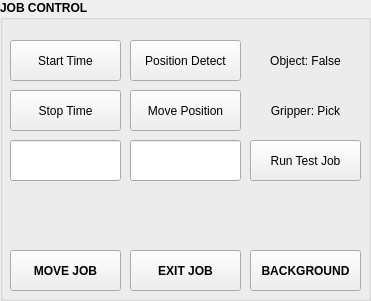
   <widget class="QGroupBox" name="gr_Job_Robot">
    <property name="geometry">
     <rect>
      <x>1110</x>
      <y>10</y>
      <width>371</width>
      <height>301</height>
     </rect>
    </property>
    <property name="font">
     <font>
      <weight>75</weight>
      <bold>true</bold>
     </font>
    </property>
    <property name="title">
     <string>JOB CONTROL</string>
    </property>
    <widget class="QPushButton" name="btn_Move_Job">
     <property name="geometry">
      <rect>
       <x>10</x>
       <y>250</y>
       <width>111</width>
       <height>41</height>
      </rect>
     </property>
     <property name="font">
      <font>
       <weight>75</weight>
       <bold>true</bold>
      </font>
     </property>
     <property name="text">
      <string>MOVE JOB</string>
     </property>
    </widget>
    <widget class="QPushButton" name="btn_Exit_Job">
     <property name="geometry">
      <rect>
       <x>130</x>
       <y>250</y>
       <width>111</width>
       <height>41</height>
      </rect>
     </property>
     <property name="font">
      <font>
       <weight>75</weight>
       <bold>true</bold>
      </font>
     </property>
     <property name="text">
      <string>EXIT JOB</string>
     </property>
    </widget>
    <widget class="QLineEdit" name="txt_dt">
     <property name="geometry">
      <rect>
       <x>10</x>
       <y>140</y>
       <width>111</width>
       <height>41</height>
      </rect>
     </property>
     <property name="font">
      <font>
       <pointsize>8</pointsize>
       <weight>75</weight>
       <bold>true</bold>
      </font>
     </property>
     <property name="alignment">
      <set>Qt::AlignCenter</set>
     </property>
    </widget>
    <widget class="QPushButton" name="btn_Start">
     <property name="geometry">
      <rect>
       <x>10</x>
       <y>40</y>
       <width>111</width>
       <height>41</height>
      </rect>
     </property>
     <property name="font">
      <font>
       <pointsize>9</pointsize>
       <weight>50</weight>
       <bold>false</bold>
      </font>
     </property>
     <property name="text">
      <string>Start Time</string>
     </property>
    </widget>
    <widget class="QPushButton" name="btn_Stop">
     <property name="geometry">
      <rect>
       <x>10</x>
       <y>90</y>
       <width>111</width>
       <height>41</height>
      </rect>
     </property>
     <property name="font">
      <font>
       <pointsize>9</pointsize>
       <weight>50</weight>
       <bold>false</bold>
      </font>
     </property>
     <property name="text">
      <string>Stop Time</string>
     </property>
    </widget>
    <widget class="QLineEdit" name="txt_Status">
     <property name="geometry">
      <rect>
       <x>130</x>
       <y>140</y>
       <width>111</width>
       <height>41</height>
      </rect>
     </property>
     <property name="font">
      <font>
       <pointsize>8</pointsize>
       <weight>75</weight>
       <bold>true</bold>
      </font>
     </property>
     <property name="alignment">
      <set>Qt::AlignCenter</set>
     </property>
    </widget>
    <widget class="QPushButton" name="btn_Pos_Pick">
     <property name="geometry">
      <rect>
       <x>130</x>
       <y>40</y>
       <width>111</width>
       <height>41</height>
      </rect>
     </property>
     <property name="font">
      <font>
       <pointsize>9</pointsize>
       <weight>50</weight>
       <bold>false</bold>
      </font>
     </property>
     <property name="text">
      <string>Position Detect</string>
     </property>
    </widget>
    <widget class="QPushButton" name="btn_Move_Test">
     <property name="geometry">
      <rect>
       <x>130</x>
       <y>90</y>
       <width>111</width>
       <height>41</height>
      </rect>
     </property>
     <property name="font">
      <font>
       <pointsize>9</pointsize>
       <weight>50</weight>
       <bold>false</bold>
      </font>
     </property>
     <property name="text">
      <string>Move Position</string>
     </property>
    </widget>
    <widget class="QLabel" name="lb_Gripper">
     <property name="geometry">
      <rect>
       <x>250</x>
       <y>90</y>
       <width>111</width>
       <height>41</height>
      </rect>
     </property>
     <property name="font">
      <font>
       <pointsize>9</pointsize>
       <weight>50</weight>
       <bold>false</bold>
      </font>
     </property>
     <property name="lineWidth">
      <number>0</number>
     </property>
     <property name="text">
      <string>Gripper: Pick</string>
     </property>
     <property name="alignment">
      <set>Qt::AlignCenter</set>
     </property>
    </widget>
    <widget class="QLabel" name="lb_Object">
     <property name="geometry">
      <rect>
       <x>250</x>
       <y>40</y>
       <width>111</width>
       <height>41</height>
      </rect>
     </property>
     <property name="font">
      <font>
       <pointsize>9</pointsize>
       <weight>50</weight>
       <bold>false</bold>
      </font>
     </property>
     <property name="lineWidth">
      <number>0</number>
     </property>
     <property name="text">
      <string>Object: False</string>
     </property>
     <property name="alignment">
      <set>Qt::AlignCenter</set>
     </property>
    </widget>
    <widget class="QPushButton" name="btn_Background">
     <property name="geometry">
      <rect>
       <x>250</x>
       <y>250</y>
       <width>111</width>
       <height>41</height>
      </rect>
     </property>
     <property name="font">
      <font>
       <weight>75</weight>
       <bold>true</bold>
      </font>
     </property>
     <property name="text">
      <string>BACKGROUND</string>
     </property>
    </widget>
    <widget class="QPushButton" name="btn_Test_Job">
     <property name="geometry">
      <rect>
       <x>250</x>
       <y>140</y>
       <width>111</width>
       <height>41</height>
      </rect>
     </property>
     <property name="font">
      <font>
       <pointsize>9</pointsize>
       <weight>50</weight>
       <bold>false</bold>
      </font>
     </property>
     <property name="text">
      <string>Run Test Job</string>
     </property>
    </widget>
   </widget>
